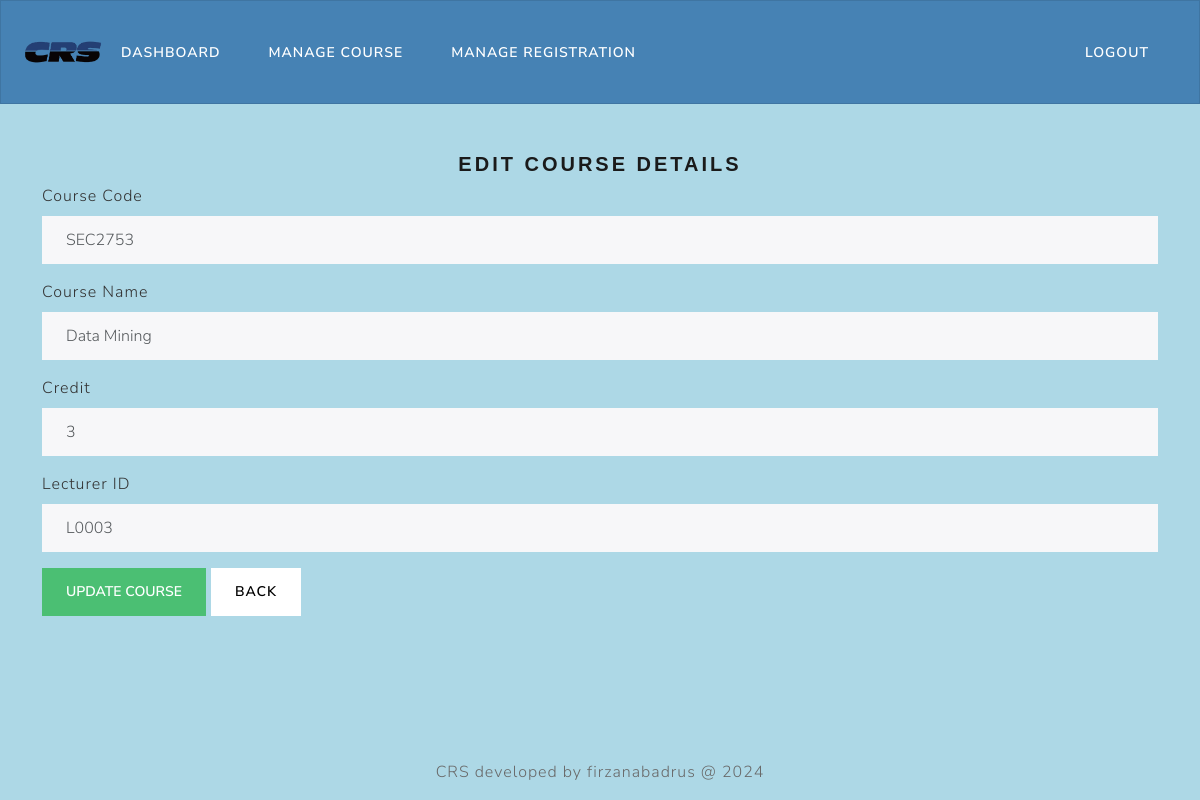
Screenshot of /crs/processManagecourse.php?id=SEC2753 (signed in) with the database file from the repository.
### tables this page shows
CREATE TABLE `tb_course` (
  `c_code` varchar(10) NOT NULL,
  `c_name` varchar(255) NOT NULL,
  `c_credit` int(11) NOT NULL,
  `c_lect` varchar(10) NOT NULL
);

### crs/processManagecourse.php (the view, shortened to what this page needs)
<?php
include 'headerAdmin.php';
include 'dbconnect.php';
if(isset($_GET['id'])) {
    $course_id = $_GET['id'];
    $sql = "SELECT * FROM tb_course WHERE c_code = '$course_id'";
    $result = mysqli_query($con, $sql);
    if(mysqli_num_rows($result) == 1) {
        $course = mysqli_fetch_assoc($result);
    } else {
        echo "<script>alert('Course not found!'); window.location='managecourse.php';</script>";
        exit();
    }
}
?>
<div class="container">
    <h4 class="text-center" style="font-family: Verdana, sans-serif;">EDIT COURSE DETAILS</h4>
    <form method="POST" action="">
        <div class="mb-3">
            <label class="form-label">Course Code</label>
            <input type="text" class="form-control" name="c_code" value="<?php echo $course['c_code']; ?>" required>
        </div>
        <div class="mb-3">
            <label class="form-label">Course Name</label>
            <input type="text" class="form-control" name="c_name" value="<?php echo $course['c_name']; ?>" required>
        </div>
        <div class="mb-3">
            <label class="form-label">Credit</label>
            <input type="number" class="form-control" name="c_credit" value="<?php echo $course['c_credit']; ?>" required>
        </div>
        <div class="mb-3">
            <label class="form-label">Lecturer ID</label>
            <input type="text" class="form-control" name="c_lect" value="<?php echo $course['c_lect']; ?>" required>
        </div>
        <button type="submit" name="update" class="btn btn-success">Update Course</button>
        <a href="managecourse.php" class="btn btn-secondary">Back</a>
    </form>
</div>
<?php include 'footer.php'; ?>

### crs/headerAdmin.php (style rules this page uses)
body { background-color: lightblue; color: black; }
.form-label { color: #333333; }

### rows the page displays
tb_course: c_code "SEC2753", c_name "Data Mining", c_credit "3", c_lect "L0003"
